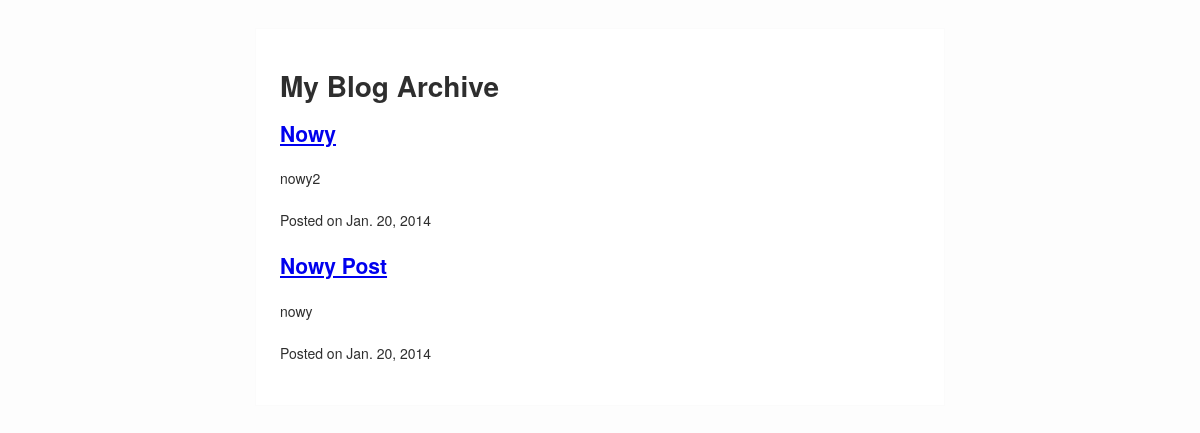
Before: / with the older database file.
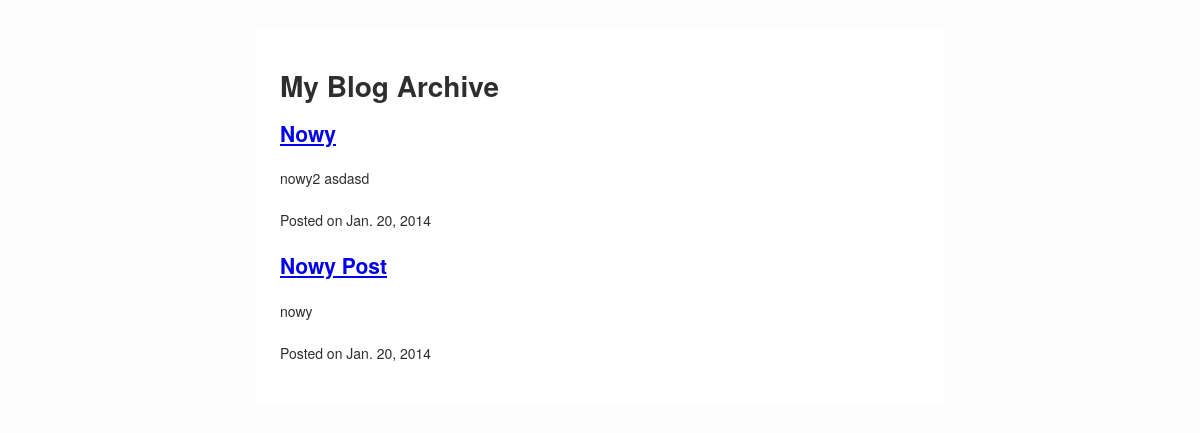
After: the same page with the newer database file.
### blog/models.py (models this page shows, shortened)
class Post(models.Model):
    title = models.CharField(max_length=255)
    slug = models.SlugField(unique=True, max_length=255)
    description = models.CharField(max_length=255)
    content = models.TextField()
    published = models.BooleanField(default=True)
    created = models.DateTimeField(auto_now_add=True)
    class Meta:
        ordering =['-created']
    def get_absolute_url(self):
        return reverse('blog.views.post', args=[self.slug])

### blog/views.py (the view)
# urls.py: url(r'^$', 'blog.views.index'),
def index(request):
    posts = Post.objects.filter(published=True)
    return render(request, 'blog/index.html', {'posts': posts})

### netmag/templates/blog/index.html (shortened to what this page needs)
{% extends 'base.html' %}
    {% block content %}
        <h1> My Blog Archive </h1>
        {% for post in posts %}
        <div class="post">
            <h2>
                <a href="{{post.get_absolute_url}}">
                    {{post.title}}
                </a>
            </h2>
            <p>{{post.description}}</p>
            <p>
                Posted on
                <time datetime="{{post.created|date:"c"}}">
                {{post.created|date}}
                </time>
            </p>
        </div>
        {% endfor %}
    {% endblock %}

### netmag/templates/base.html (shortened to what this page needs)
<!DOCTYPE html>
    <html>
        <head>
             <link rel="stylesheet" type="text/css" href="{{STATIC_URL}}style.css">
            </head>
        <body>
            <div class="content">
                {% block content %}
                {% endblock %}
            </div>
        </body>
    </html>

### netmag/static/style.css (style rules this page uses)
body { background-color: #fdfdfd; color: #2e2e2e; margin: 0; padding: 0; font-size: 14px; line-height: 28px; font-family: 'Helvetica Neue', Helvetica, Arial, sans-serif; }
div.content { border: 1px solid #fbfbfb; background-color: #fff; max-width: 640px; width: 96%; padding: 2%; margin: 28px auto; }

Changed rows visible on the page:
changed Post "Nowy": description "nowy2" → "nowy2 asdasd"
